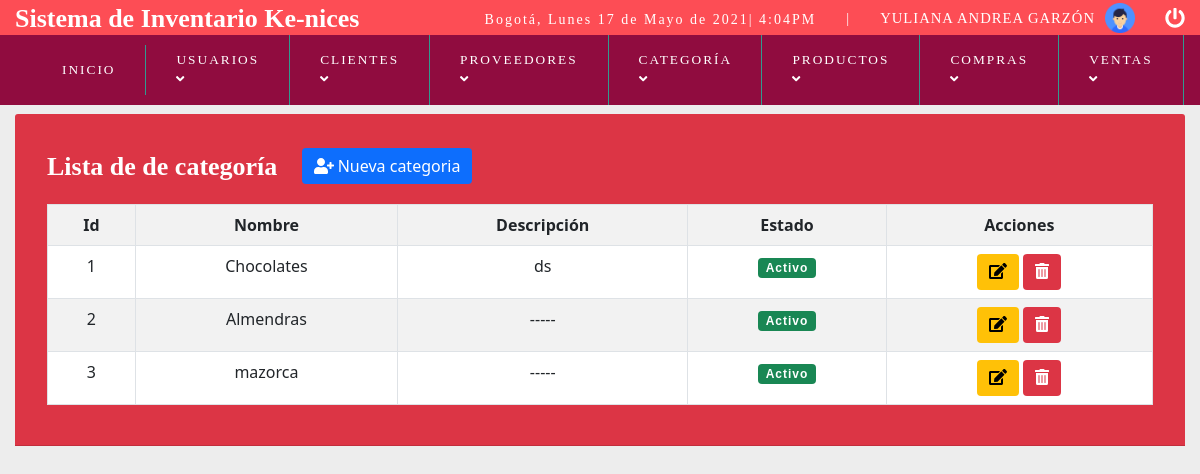
The page /vistas/lista_categoria.php (signed in) on the database its author committed.
### tables this page shows
CREATE TABLE `categorias` (
  `id_categoria` int(15) NOT NULL,
  `nombre` varchar(150) NOT NULL,
  `descripcion` text DEFAULT NULL,
  `estado` bit(1) DEFAULT b'1'
);

### vistas/lista_categoria.php (the view, shortened to what this page needs)
<?php
include "../clases/ConexionBD.php";
 ?>
<!DOCTYPE html>
<html lang="es">
<head>
	<?php include "dependencias.php"; ?>
</head>
<body >
	<?php include "header.php"; ?>
	<section id="container">
		<div class="row  justify-content-center ">
            <div class= "col-sm-12 mt-4 ">
                <div class="card-header bg-danger mb-3 text-white">
                <div class="card-body ">
		<h1>Lista de de categoría</h1>  <button onclick="location.href='registrocategoria.php'"   class="btn btn-primary" ><i class="fas fa-user-plus"></i> Nueva categoria</button>
		<div class="table-responsive">
		<table style="text-align: center;" class="table table-striped table-bordered table-white">
			<tr class="table-active">
				<th>Id	</th>
				<th>Nombre	</th>
				<th>Descripción	</th>
				<th>Estado	</th>
				<th>Acciones	</th>
			</tr>
			<?php
					$query= mysqli_query($conexionbd,"SELECT * FROM categorias  ORDER BY estado DESC,id_categoria ASC");
					$result= mysqli_num_rows($query);
					if ($result>0){
						while ($data= mysqli_fetch_array($query)){
				?>
					<tr >
					<td><?php 	echo $data["id_categoria"]  ?>	</td>
					<td><?php 	echo $data["nombre"] ?></td>
					<td><?php if(empty($data["descripcion"])){
						echo $data["descripcion"]="-----";
					}else{
						echo $data["descripcion"];} ?></td>
					<td><?php if ($data["estado"]==0) { ?><span class="badge bg-danger"> <?php echo $data["estado"]='Inactivo' ?></span><?php }elseif ($data["estado"]==1){ ?><span class="badge bg-success"> <?php echo $data["estado"]='Activo' ?></span><?php } ?>
				</td>
					<td>
						<?php if ($data["estado"]=='Activo' && $_SESSION['id_rol']!=1) {
						 ?>
					<a  href="modificar_categoria.php?id_categoria=<?php 	echo $data["id_categoria"] ?>"><button style="margin: 0px 0px 0px 0px;" class="btn btn-warning"><i class="fas fa-edit"></i>Editar</button></a>
				<?php }elseif ($data["estado"]=='Activo' && $_SESSION['id_rol']==1){ ?>
					<a  href="modificar_categoria.php?id_categoria=<?php 	echo $data["id_categoria"] ?>"><button style="margin: 0px 0px 0px 0px;" class="btn btn-warning"><i class="fas fa-edit"></i></button></a>
					 <a href="eliminar_categoria.php?id_categoria=<?php 	echo $data["id_categoria"] ?>"><button style="margin: 0px 0px 0px 0px;" class="btn btn-danger"><i class="fas fa-trash-alt"></i></button></a>
					 	<?php  }elseif ($_SESSION['id_rol']==1){ ?> <a  href="restaurar_categoria.php?id_categoria=<?php 	echo $data["id_categoria"] ?>"><button style="margin: 0px 0px 0px 0px;" class="btn btn-success"><i class="fas fa-trash-restore"></i> Restaurar</button></a><?php } ?></td>
				</tr>
				<?php
					}
					}
			 ?>
		</table>
	</div>
	</section>
</body>
</html>

### css/menu.css (style rules this page uses)
* { margin: 0; padding: 0; box-sizing: border-box; }
body { background: #ededed; }
h1, h2, h3, h4, h5, h6 { font-family: 'lucida bright'; font-weight: bold; }
h1 { text-align: center; font-size: 26px; }
a { text-decoration: none; font-family: 'lucida bright'; letter-spacing: 1px; }
span { font-family: 'arial'; letter-spacing: 1px; font-size: 14px; line-height: 20px; }
#container { padding: 90px 15px 15px; }
div h1 { margin-top: 10px; }
#container h1 { display: inline-block; }
.btn { display: inline-block; border:2px; margin: 20px; margin-top: 10px; }
table { border-right-color: #000; background-color: #FFF; }

### rows shown on the page
categorias: id_categoria "1", nombre "Chocolates", descripcion "ds", estado "Activo"
categorias: id_categoria "2", nombre "Almendras", descripcion "-----", estado "Activo"
categorias: id_categoria "3", nombre "mazorca", descripcion "-----", estado "Activo"

### other values the page prints
fecha() "Lunes 17 de Mayo de 2021| 4:04PM"
$_SESSION['nombre'] "YULIANA ANDREA"
$_SESSION['apellido'] "GARZÓN"
